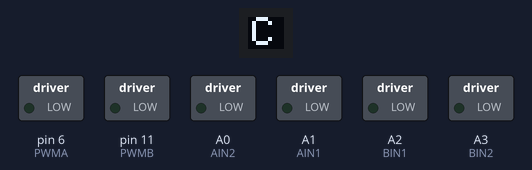
A sketch run on a simulated Arduino Uno, built for the host (arithmetic inside an expression is 32-bit, double 64-bit). On the bench: 9×8 one-colour display, switched loads named in the sketch (green lamp = pin HIGH).

Above: at 0.1 s.

The sketch:

robot_movement_ir.ino
```cpp
#define DECODE_NEC
#include <Adafruit_LSM9DS0.h>
#include <Adafruit_SSD1306.h>
#include <IRremote.hpp>

// DEFINES
#define OLED_RESET 9
#define OLED_SA0 8
Adafruit_SSD1306 display(OLED_RESET, OLED_SA0);

Adafruit_LSM9DS0 lsm(1000); // Use I2C, ID #1000

#define PWMA 6  // Left Motor Speed pin (ENA)
#define AIN2 A0 // Motor-L forward (IN2).
#define AIN1 A1 // Motor-L backward (IN1)
#define PWMB 11 // Right Motor Speed pin (ENB)
#define BIN1 A2 // Motor-R forward (IN3)
#define BIN2 A3 // Motor-R backward (IN4)
#define IR 5

#define KEY2 0x18 // Key:2
#define KEY8 0x52 // Key:8
#define KEY4 0x08 // Key:4
#define KEY6 0x5A // Key:6
#define KEY5 0x1C // Key:5

#define CPU_FREQ 16000000L   // cpu clock
#define PRESCALER 256        // cpu prescaler
#define BAUD_RATE 10         // comms baud rate
#define INTERRUPT_INTERVAL 1 // interrupt every X miliseconds

const unsigned long TICKS_PER_MILISEC = (CPU_FREQ / PRESCALER) / 1000;
const unsigned short TICKS_PER_INTERRUPT = INTERRUPT_INTERVAL * TICKS_PER_MILISEC - 1; // amount of ticks in an interrupt interval
const unsigned short INTERRUPTS_PER_BIT = 1000 / (BAUD_RATE * INTERRUPT_INTERVAL);

volatile enum CommsState { IDLE, INIT_BIT, BYTE, PARITY_BIT, FINAL_BIT } state = IDLE;
int buffer = 0;

// SHCEDULER
int Sched_AddT(void (*f)(void), int d, int p);

typedef struct {
    /* period in ticks */
    int period;
    /* ticks until next activation */
    int delay;
    /* function pointer */
    void (*func)(void);
    /* activation counter */
    int exec;
} Sched_Task_t;

#define NT 20
Sched_Task_t Tasks[NT];
int cur_task = NT;

int Sched_Init(void) {
    for (int x = 0; x < NT; x++)
        Tasks[x].func = 0;

    noInterrupts();
    TCNT1 = 0;               // delete timer counter register
    TCCR1A = 0;              // delete TCCR1A-Registers
    TCCR1B = 0;              // delete TCCR1B-Registers
    TCCR1B |= (1 << WGM12);  // CTC-Mode (Waveform Generation Mode): resets TCNT1 to0 after interrupt, makes OCR1A the leading compare register
    TCCR1B |= (1 << CS12);   // set prescaler to 256
    TIMSK1 |= (1 << OCIE1A); // enable interrupts
    OCR1A = TICKS_PER_INTERRUPT;
    interrupts();
}

int Sched_AddT(void (*f)(void), int d, int p) {
    for (int x = 0; x < NT; x++)
        if (!Tasks[x].func) {
            Tasks[x].period = p;
            Tasks[x].delay = d;
            Tasks[x].exec = 0;
            Tasks[x].func = f;
            return x;
        }
    return -1;
}

void Sched_Schedule(void) {
    for (int x = 0; x < NT; x++) {
        if (Tasks[x].func) {
            if (Tasks[x].delay) {
                Tasks[x].delay--;
            } else {
                /* Schedule Task */
                Tasks[x].exec++;
                Tasks[x].delay = Tasks[x].period - 1;
            }
        }
    }
}

void Sched_Dispatch(void) {
    int prev_task = cur_task;
    for (int x = 0; x < cur_task; x++) {
        if ((Tasks[x].func) && (Tasks[x].exec)) {
            Tasks[x].exec = 0;
            cur_task = x;
            interrupts();
            Tasks[x].func();
            noInterrupts();
            cur_task = prev_task;
            /* Delete task if one-shot */
            if (!Tasks[x].period)
                Tasks[x].func = 0;
        }
    }
}

void comms_isr() {
    static int interrupt_count = 0;
    static int bits_sent = 0;
    static int parity_bit = 0;

    switch (state) {
    case IDLE:
        digitalWrite(7, HIGH);
        break;
    case INIT_BIT:
        digitalWrite(7, LOW);
        interrupt_count++;
        if (interrupt_count >= INTERRUPTS_PER_BIT - 1) {
            interrupt_count = 0;
            bits_sent = 0;
            parity_bit = 0;
            state = BYTE;
        }
        break;
    case BYTE:
        digitalWrite(7, buffer & 1);
        interrupt_count++;
        if (interrupt_count >= INTERRUPTS_PER_BIT - 1) {
            interrupt_count = 0;
            parity_bit ^= buffer & 1;
            bits_sent++;
            if (bits_sent == 9) {
                state = PARITY_BIT;
            } else {
                buffer >>= 1;
            }
        }
        break;
    case PARITY_BIT:
        digitalWrite(7, parity_bit);
        interrupt_count++;
        if (interrupt_count >= INTERRUPTS_PER_BIT - 1) {
            interrupt_count = 0;
            state = FINAL_BIT;
        }
        break;
    case FINAL_BIT:
        digitalWrite(7, HIGH);
        interrupt_count++;
        if (interrupt_count >= (INTERRUPTS_PER_BIT - 1) * 4) {
            interrupt_count = 0;
            state = IDLE;
        }
        break;
    }
}

ISR(TIMER1_COMPA_vect) { // timer1 interrupt
    comms_isr();
    Sched_Schedule();
    Sched_Dispatch();
}

// CODE
int right_motor = 0;
int left_motor = 0;

int speed = 50;
int rotate_speed = 3;

unsigned int command;

float angleError = 0;
float currentAngle = 0;
float targetAngle = 0;
long int angleTime;

void sendByte() {
    if (state == IDLE) {
        buffer = currentAngle < 0 ? currentAngle * -100 : currentAngle * 100;
        buffer |= (currentAngle < 0) << 8;
        state = INIT_BIT;
    }
}

void configureAngleSensor(void) { lsm.setupGyro(lsm.LSM9DS0_GYROSCALE_245DPS); }

void updateAngleError() {
    int c = 200;
    sensors_event_t gyro;
    for (int i = 0; i < c; i++) {
        delay(20);
        lsm.getGyro().getEvent(&gyro);

        angleTime = gyro.timestamp;
        angleError += gyro.gyro.z;
    }

    angleError /= c;
}

void updateAngle() {
    sensors_event_t gyro;
    lsm.getGyro().getEvent(&gyro);
    long int currentTime = gyro.timestamp;
    long int timeElapsed = currentTime - angleTime;
    angleTime = currentTime;
    currentAngle += (gyro.gyro.z - angleError) * timeElapsed * 0.001;
}

void translateCommands() {
    switch (command) {
    case KEY2:
        right_motor = speed;
        left_motor = speed;
        break;
    case KEY4:
        right_motor = speed + rotate_speed;
        left_motor = speed - rotate_speed;
        targetAngle = currentAngle;
        break;
    case KEY6:
        right_motor = speed - rotate_speed;
        left_motor = speed + rotate_speed;
        targetAngle = currentAngle;
        break;
    case KEY8:
        right_motor = -speed;
        left_motor = -speed;
        break;
    case KEY5:
    default:
        right_motor = 0;
        left_motor = 0;
        break;
    }

    right_motor -= (currentAngle - targetAngle) * 30.0f;
    left_motor += (currentAngle - targetAngle) * 30.0f;
}

void move() {
    analogWrite(PWMA, abs(left_motor));
    analogWrite(PWMB, abs(right_motor));
    digitalWrite(AIN1, left_motor >= 0 ? LOW : HIGH);
    digitalWrite(AIN2, left_motor > 0 ? HIGH : LOW);
    digitalWrite(BIN1, right_motor >= 0 ? LOW : HIGH);
    digitalWrite(BIN2, right_motor > 0 ? HIGH : LOW);
}

void decodeIR() {
    if (IrReceiver.decode()) {
        command = IrReceiver.decodedIRData.command;
        IrReceiver.resume();
        targetAngle = currentAngle;
    }
}

void displayData() {
    display.clearDisplay();
    display.setCursor(25 - 3 * (abs(currentAngle) < 10 ? 0 : abs(currentAngle) < 100 ? 1 : 2) - (currentAngle < 0 ? 3 : 0), 0);
    display.print(F("Angle: "));
    display.print(180 * currentAngle / M_PI);
    display.print(F("dg"));
    display.setCursor(0, 16);
    display.print(F("Right motor: "));
    display.print(right_motor);
    display.setCursor(0, 32);
    display.print(F("Left motor: "));
    display.print(left_motor);
    display.display();
}

void setup() {
    display.begin(SSD1306_SWITCHCAPVCC, 0x3D);
    display.setTextSize(1);
    display.setTextColor(WHITE);

    display.clearDisplay();
    display.setCursor(1, 0);
    display.print(F("Calibration in 1000ms"));
    display.setCursor(30, 8);
    display.print(F("Stand Still"));
    display.display();

    delay(1000);
    lsm.begin();
    configureAngleSensor();
    updateAngleError();

    IrReceiver.begin(IR, ENABLE_LED_FEEDBACK);

    pinMode(PWMA, OUTPUT);
    pinMode(AIN2, OUTPUT);
    pinMode(AIN1, OUTPUT);
    pinMode(PWMB, OUTPUT);
    pinMode(BIN1, OUTPUT);
    pinMode(BIN2, OUTPUT);

    Sched_Init();
    Sched_AddT(decodeIR, 1, 50);
    Sched_AddT(translateCommands, 1, 50);
    Sched_AddT(move, 1, 50);
    Sched_AddT(displayData, 1, 500);
    Sched_AddT(updateAngle, 1, 10);
    Sched_AddT(sendByte, 1, 10);
}

void loop() {
    // NOTHING TO DO
}
```
